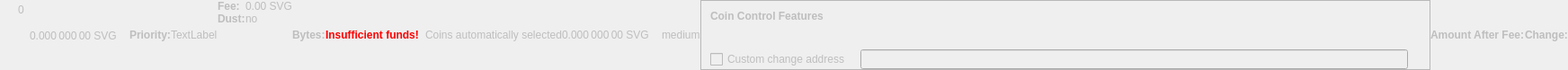
    <widget class="QWidget" name="dummyHideWidget" native="true">
     <property name="enabled">
      <bool>false</bool>
     </property>
     <property name="maximumSize">
      <size>
       <width>100</width>
       <height>22</height>
      </size>
     </property>
     <layout class="QHBoxLayout" name="dummyHideLayout">
      <property name="spacing">
       <number>0</number>
      </property>
      <property name="leftMargin">
       <number>0</number>
      </property>
      <property name="topMargin">
       <number>0</number>
      </property>
      <property name="rightMargin">
       <number>0</number>
      </property>
      <property name="bottomMargin">
       <number>0</number>
      </property>
      <item>
       <layout class="QFormLayout" name="formLayoutCoinControl1">
        <property name="horizontalSpacing">
         <number>10</number>
        </property>
        <property name="verticalSpacing">
         <number>14</number>
        </property>
        <property name="leftMargin">
         <number>10</number>
        </property>
        <property name="topMargin">
         <number>4</number>
        </property>
        <property name="rightMargin">
         <number>6</number>
        </property>
        <item row="0" column="1">
         <widget class="QLabel" name="labelCoinControlBytes">
          <property name="cursor">
           <cursorShape>IBeamCursor</cursorShape>
          </property>
          <property name="contextMenuPolicy">
           <enum>Qt::ActionsContextMenu</enum>
          </property>
          <property name="text">
           <string notr="true">0</string>
          </property>
          <property name="textInteractionFlags">
           <set>Qt::LinksAccessibleByMouse|Qt::TextSelectableByKeyboard|Qt::TextSelectableByMouse</set>
          </property>
         </widget>
        </item>
       </layout>
      </item>
      <item>
       <widget class="QLabel" name="labelCoinControlAfterFee">
        <property name="enabled">
         <bool>false</bool>
        </property>
        <property name="sizePolicy">
         <sizepolicy hsizetype="Fixed" vsizetype="Fixed">
          <horstretch>0</horstretch>
          <verstretch>0</verstretch>
         </sizepolicy>
        </property>
        <property name="minimumSize">
         <size>
          <width>111</width>
          <height>12</height>
         </size>
        </property>
        <property name="maximumSize">
         <size>
          <width>111</width>
          <height>12</height>
         </size>
        </property>
        <property name="cursor">
         <cursorShape>IBeamCursor</cursorShape>
        </property>
        <property name="contextMenuPolicy">
         <enum>Qt::ActionsContextMenu</enum>
        </property>
        <property name="text">
         <string notr="true">0.000 000 00 SVG</string>
        </property>
        <property name="textInteractionFlags">
         <set>Qt::LinksAccessibleByMouse|Qt::TextSelectableByKeyboard|Qt::TextSelectableByMouse</set>
        </property>
       </widget>
      </item>
      <item>
       <widget class="QLabel" name="labelCoinControlPriorityText">
        <property name="enabled">
         <bool>false</bool>
        </property>
        <property name="font">
         <font>
          <weight>75</weight>
          <bold>true</bold>
         </font>
        </property>
        <property name="text">
         <string>Priority:</string>
        </property>
       </widget>
      </item>
      <item>
       <layout class="QHBoxLayout" name="horizontalLayout">
        <item>
         <widget class="QLabel" name="WarningLabel">
          <property name="text">
           <string>TextLabel</string>
          </property>
         </widget>
        </item>
       </layout>
      </item>
      <item>
       <layout class="QFormLayout" name="formLayoutCoinControl3">
        <property name="horizontalSpacing">
         <number>0</number>
        </property>
        <property name="verticalSpacing">
         <number>0</number>
        </property>
        <property name="leftMargin">
         <number>0</number>
        </property>
        <property name="topMargin">
         <number>0</number>
        </property>
        <property name="rightMargin">
         <number>0</number>
        </property>
        <item row="0" column="0">
         <widget class="QLabel" name="labelCoinControlFeeText">
          <property name="enabled">
           <bool>false</bool>
          </property>
          <property name="font">
           <font>
            <weight>75</weight>
            <bold>true</bold>
           </font>
          </property>
          <property name="text">
           <string>Fee:</string>
          </property>
          <property name="margin">
           <number>0</number>
          </property>
         </widget>
        </item>
        <item row="0" column="1">
         <widget class="QLabel" name="labelCoinControlFee">
          <property name="enabled">
           <bool>false</bool>
          </property>
          <property name="cursor">
           <cursorShape>IBeamCursor</cursorShape>
          </property>
          <property name="contextMenuPolicy">
           <enum>Qt::ActionsContextMenu</enum>
          </property>
          <property name="text">
           <string notr="true">0.00 SVG</string>
          </property>
          <property name="textInteractionFlags">
           <set>Qt::LinksAccessibleByMouse|Qt::TextSelectableByKeyboard|Qt::TextSelectableByMouse</set>
          </property>
         </widget>
        </item>
        <item row="1" column="0">
         <widget class="QLabel" name="labelCoinControlLowOutputText">
          <property name="enabled">
           <bool>false</bool>
          </property>
          <property name="font">
           <font>
            <weight>75</weight>
            <bold>true</bold>
           </font>
          </property>
          <property name="text">
           <string>Dust:</string>
          </property>
         </widget>
        </item>
        <item row="1" column="1">
         <widget class="QLabel" name="labelCoinControlLowOutput">
          <property name="enabled">
           <bool>false</bool>
          </property>
          <property name="cursor">
           <cursorShape>IBeamCursor</cursorShape>
          </property>
          <property name="contextMenuPolicy">
           <enum>Qt::ActionsContextMenu</enum>
          </property>
          <property name="text">
           <string>no</string>
          </property>
          <property name="textInteractionFlags">
           <set>Qt::LinksAccessibleByMouse|Qt::TextSelectableByKeyboard|Qt::TextSelectableByMouse</set>
          </property>
         </widget>
        </item>
       </layout>
      </item>
      <item>
       <widget class="QLabel" name="labelCoinControlBytesText">
        <property name="enabled">
         <bool>false</bool>
        </property>
        <property name="font">
         <font>
          <weight>75</weight>
          <bold>true</bold>
         </font>
        </property>
        <property name="text">
         <string>Bytes:</string>
        </property>
       </widget>
      </item>
      <item>
       <layout class="QFormLayout" name="formLayoutCoinControl2">
        <property name="horizontalSpacing">
         <number>0</number>
        </property>
        <property name="verticalSpacing">
         <number>0</number>
        </property>
        <property name="leftMargin">
         <number>0</number>
        </property>
        <property name="topMargin">
         <number>0</number>
        </property>
        <property name="rightMargin">
         <number>0</number>
        </property>
       </layout>
      </item>
      <item>
       <layout class="QHBoxLayout" name="horizontalLayoutCoinControl2">
        <property name="spacing">
         <number>0</number>
        </property>
        <property name="bottomMargin">
         <number>0</number>
        </property>
       </layout>
      </item>
      <item>
       <widget class="QLabel" name="labelCoinControlInsuffFunds">
        <property name="enabled">
         <bool>false</bool>
        </property>
        <property name="minimumSize">
         <size>
          <width>0</width>
          <height>0</height>
         </size>
        </property>
        <property name="font">
         <font>
          <weight>75</weight>
          <bold>true</bold>
         </font>
        </property>
        <property name="styleSheet">
         <string notr="true">color:red;font-weight:bold;</string>
        </property>
        <property name="text">
         <string>Insufficient funds!</string>
        </property>
        <property name="margin">
         <number>5</number>
        </property>
       </widget>
      </item>
      <item>
       <layout class="QFormLayout" name="formLayoutCoinControl4">
        <property name="horizontalSpacing">
         <number>0</number>
        </property>
        <property name="verticalSpacing">
         <number>0</number>
        </property>
        <property name="leftMargin">
         <number>0</number>
        </property>
        <property name="topMargin">
         <number>0</number>
        </property>
        <property name="rightMargin">
         <number>0</number>
        </property>
       </layout>
      </item>
      <item>
       <widget class="QLabel" name="labelCoinControlChangeLabel">
        <property name="enabled">
         <bool>false</bool>
        </property>
        <property name="sizePolicy">
         <sizepolicy hsizetype="Preferred" vsizetype="Expanding">
          <horstretch>0</horstretch>
          <verstretch>0</verstretch>
         </sizepolicy>
        </property>
        <property name="minimumSize">
         <size>
          <width>0</width>
          <height>0</height>
         </size>
        </property>
        <property name="text">
         <string/>
        </property>
        <property name="margin">
         <number>3</number>
        </property>
       </widget>
      </item>
      <item>
       <widget class="QLabel" name="labelCoinControlAutomaticallySelected">
        <property name="enabled">
         <bool>false</bool>
        </property>
        <property name="sizePolicy">
         <sizepolicy hsizetype="Fixed" vsizetype="Fixed">
          <horstretch>0</horstretch>
          <verstretch>0</verstretch>
         </sizepolicy>
        </property>
        <property name="minimumSize">
         <size>
          <width>0</width>
          <height>0</height>
         </size>
        </property>
        <property name="maximumSize">
         <size>
          <width>240</width>
          <height>16777215</height>
         </size>
        </property>
        <property name="text">
         <string>Coins automatically selected</string>
        </property>
        <property name="margin">
         <number>5</number>
        </property>
       </widget>
      </item>
      <item>
       <widget class="QLabel" name="labelCoinControlChange">
        <property name="enabled">
         <bool>false</bool>
        </property>
        <property name="sizePolicy">
         <sizepolicy hsizetype="Fixed" vsizetype="Fixed">
          <horstretch>0</horstretch>
          <verstretch>0</verstretch>
         </sizepolicy>
        </property>
        <property name="minimumSize">
         <size>
          <width>111</width>
          <height>0</height>
         </size>
        </property>
        <property name="maximumSize">
         <size>
          <width>111</width>
          <height>16777215</height>
         </size>
        </property>
        <property name="cursor">
         <cursorShape>IBeamCursor</cursorShape>
        </property>
        <property name="contextMenuPolicy">
         <enum>Qt::ActionsContextMenu</enum>
        </property>
        <property name="text">
         <string notr="true">0.000 000 00 SVG</string>
        </property>
        <property name="textInteractionFlags">
         <set>Qt::LinksAccessibleByMouse|Qt::TextSelectableByKeyboard|Qt::TextSelectableByMouse</set>
        </property>
       </widget>
      </item>
      <item>
       <widget class="QLabel" name="labelCoinControlPriority">
        <property name="enabled">
         <bool>false</bool>
        </property>
        <property name="cursor">
         <cursorShape>IBeamCursor</cursorShape>
        </property>
        <property name="contextMenuPolicy">
         <enum>Qt::ActionsContextMenu</enum>
        </property>
        <property name="text">
         <string>medium</string>
        </property>
        <property name="textInteractionFlags">
         <set>Qt::LinksAccessibleByMouse|Qt::TextSelectableByKeyboard|Qt::TextSelectableByMouse</set>
        </property>
       </widget>
      </item>
      <item>
       <widget class="QFrame" name="frameCoinControl">
        <property name="sizePolicy">
         <sizepolicy hsizetype="Expanding" vsizetype="Expanding">
          <horstretch>0</horstretch>
          <verstretch>0</verstretch>
         </sizepolicy>
        </property>
        <property name="maximumSize">
         <size>
          <width>16777215</width>
          <height>16777215</height>
         </size>
        </property>
        <property name="frameShape">
         <enum>QFrame::StyledPanel</enum>
        </property>
        <property name="frameShadow">
         <enum>QFrame::Sunken</enum>
        </property>
        <layout class="QVBoxLayout" name="verticalLayoutCoinControl2_2">
         <property name="spacing">
          <number>0</number>
         </property>
         <property name="leftMargin">
          <number>0</number>
         </property>
         <property name="topMargin">
          <number>0</number>
         </property>
         <property name="rightMargin">
          <number>0</number>
         </property>
         <property name="bottomMargin">
          <number>0</number>
         </property>
         <item>
          <layout class="QVBoxLayout" name="verticalLayoutCoinControl" stretch="0,0,0,1">
           <property name="spacing">
            <number>0</number>
           </property>
           <property name="leftMargin">
            <number>10</number>
           </property>
           <property name="topMargin">
            <number>10</number>
           </property>
           <item>
            <layout class="QHBoxLayout" name="horizontalLayoutCoinControl1">
             <property name="bottomMargin">
              <number>15</number>
             </property>
             <item>
              <widget class="QLabel" name="labelCoinControlFeatures">
               <property name="enabled">
                <bool>false</bool>
               </property>
               <property name="sizePolicy">
                <sizepolicy hsizetype="Preferred" vsizetype="Maximum">
                 <horstretch>0</horstretch>
                 <verstretch>0</verstretch>
                </sizepolicy>
               </property>
               <property name="font">
                <font>
                 <weight>75</weight>
                 <bold>true</bold>
                </font>
               </property>
               <property name="styleSheet">
                <string notr="true">font-weight:bold;</string>
               </property>
               <property name="text">
                <string>Coin Control Features</string>
               </property>
              </widget>
             </item>
            </layout>
           </item>
           <item>
            <widget class="QWidget" name="widgetCoinControl" native="true">
             <property name="sizePolicy">
              <sizepolicy hsizetype="Preferred" vsizetype="Preferred">
               <horstretch>0</horstretch>
               <verstretch>0</verstretch>
              </sizepolicy>
             </property>
             <property name="minimumSize">
              <size>
               <width>0</width>
               <height>0</height>
              </size>
             </property>
             <property name="styleSheet">
              <string notr="true"/>
             </property>
             <layout class="QHBoxLayout" name="horizontalLayoutCoinControl5_2">
              <property name="leftMargin">
               <number>0</number>
              </property>
              <property name="topMargin">
               <number>0</number>
              </property>
              <property name="rightMargin">
               <number>0</number>
              </property>
              <property name="bottomMargin">
               <number>0</number>
              </property>
              <item>
               <layout class="QHBoxLayout" name="horizontalLayoutCoinControl3">
                <property name="spacing">
                 <number>20</number>
                </property>
                <property name="topMargin">
                 <number>0</number>
                </property>
                <property name="bottomMargin">
                 <number>10</number>
                </property>
               </layout>
              </item>
             </layout>
            </widget>
           </item>
           <item>
            <layout class="QHBoxLayout" name="horizontalLayoutCoinControl4" stretch="0,0,0">
             <property name="spacing">
              <number>12</number>
             </property>
             <property name="sizeConstraint">
              <enum>QLayout::SetDefaultConstraint</enum>
             </property>
             <property name="topMargin">
              <number>5</number>
             </property>
             <property name="rightMargin">
              <number>5</number>
             </property>
             <item>
              <widget class="QCheckBox" name="checkBoxCoinControlChange">
               <property name="enabled">
                <bool>false</bool>
               </property>
               <property name="toolTip">
                <string>If this is activated, but the change address is empty or invalid, change will be sent to a newly generated address.</string>
               </property>
               <property name="text">
                <string>Custom change address</string>
               </property>
              </widget>
             </item>
             <item>
              <widget class="QValidatedLineEdit" name="lineEditCoinControlChange">
               <property name="enabled">
                <bool>false</bool>
               </property>
               <property name="sizePolicy">
                <sizepolicy hsizetype="Expanding" vsizetype="Fixed">
                 <horstretch>0</horstretch>
                 <verstretch>0</verstretch>
                </sizepolicy>
               </property>
              </widget>
             </item>
             <item>
              <widget class="QLabel" name="labelCoinControlChangeLabel_2">
               <property name="sizePolicy">
                <sizepolicy hsizetype="Preferred" vsizetype="Expanding">
                 <horstretch>0</horstretch>
                 <verstretch>0</verstretch>
                </sizepolicy>
               </property>
               <property name="minimumSize">
                <size>
                 <width>0</width>
                 <height>0</height>
                </size>
               </property>
               <property name="text">
                <string/>
               </property>
               <property name="margin">
                <number>3</number>
               </property>
              </widget>
             </item>
            </layout>
           </item>
           <item>
            <spacer name="verticalSpacerCoinControl">
             <property name="orientation">
              <enum>Qt::Vertical</enum>
             </property>
             <property name="sizeHint" stdset="0">
              <size>
               <width>800</width>
               <height>1</height>
              </size>
             </property>
            </spacer>
           </item>
          </layout>
         </item>
        </layout>
       </widget>
      </item>
      <item>
       <widget class="QLabel" name="labelCoinControlAfterFeeText">
        <property name="enabled">
         <bool>false</bool>
        </property>
        <property name="minimumSize">
         <size>
          <width>0</width>
          <height>0</height>
         </size>
        </property>
        <property name="maximumSize">
         <size>
          <width>16777215</width>
          <height>16777215</height>
         </size>
        </property>
        <property name="font">
         <font>
          <weight>75</weight>
          <bold>true</bold>
         </font>
        </property>
        <property name="text">
         <string>Amount After Fee:</string>
        </property>
        <property name="alignment">
         <set>Qt::AlignLeading|Qt::AlignLeft|Qt::AlignVCenter</set>
        </property>
        <property name="margin">
         <number>0</number>
        </property>
       </widget>
      </item>
      <item>
       <widget class="QLabel" name="labelCoinControlChangeText">
        <property name="enabled">
         <bool>false</bool>
        </property>
        <property name="sizePolicy">
         <sizepolicy hsizetype="Preferred" vsizetype="Preferred">
          <horstretch>0</horstretch>
          <verstretch>0</verstretch>
         </sizepolicy>
        </property>
        <property name="minimumSize">
         <size>
          <width>0</width>
          <height>0</height>
         </size>
        </property>
        <property name="maximumSize">
         <size>
          <width>16777215</width>
          <height>16777215</height>
         </size>
        </property>
        <property name="font">
         <font>
          <weight>75</weight>
          <bold>true</bold>
         </font>
        </property>
        <property name="text">
         <string>Change:</string>
        </property>
        <property name="alignment">
         <set>Qt::AlignLeading|Qt::AlignLeft|Qt::AlignVCenter</set>
        </property>
       </widget>
      </item>
     </layout>
    </widget>
